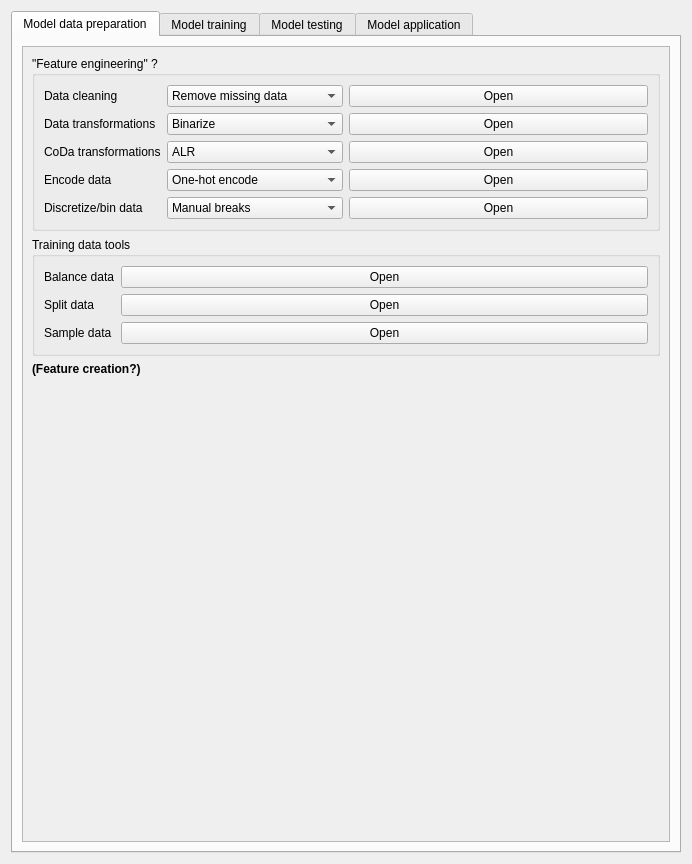
<?xml version="1.0" encoding="UTF-8"?>
<ui version="4.0">
 <class>Form</class>
 <widget class="QWidget" name="Form">
  <property name="geometry">
   <rect>
    <x>0</x>
    <y>0</y>
    <width>692</width>
    <height>864</height>
   </rect>
  </property>
  <property name="windowTitle">
   <string>Form</string>
  </property>
  <layout class="QVBoxLayout" name="verticalLayout_23">
   <item>
    <widget class="QTabWidget" name="modeling_tabs">
     <property name="currentIndex">
      <number>0</number>
     </property>
     <widget class="QWidget" name="data_preparation_tab">
      <attribute name="title">
       <string>Model data preparation</string>
      </attribute>
      <layout class="QVBoxLayout" name="verticalLayout_16">
       <item>
        <widget class="QScrollArea" name="scrollArea_3">
         <property name="widgetResizable">
          <bool>true</bool>
         </property>
         <widget class="QWidget" name="scrollAreaWidgetContents_3">
          <property name="geometry">
           <rect>
            <x>0</x>
            <y>0</y>
            <width>650</width>
            <height>795</height>
           </rect>
          </property>
          <layout class="QVBoxLayout" name="verticalLayout_11">
           <item>
            <widget class="QGroupBox" name="groupBox">
             <property name="title">
              <string>&quot;Feature engineering&quot; ?</string>
             </property>
             <layout class="QVBoxLayout" name="verticalLayout_9">
              <item>
               <layout class="QHBoxLayout" name="horizontalLayout_2">
                <item>
                 <layout class="QFormLayout" name="formLayout">
                  <item row="1" column="0">
                   <widget class="QLabel" name="data_transformations_label">
                    <property name="text">
                     <string>Data transformations</string>
                    </property>
                   </widget>
                  </item>
                  <item row="1" column="1">
                   <widget class="QComboBox" name="binarize_mode">
                    <item>
                     <property name="text">
                      <string>Binarize</string>
                     </property>
                    </item>
                    <item>
                     <property name="text">
                      <string>Clip</string>
                     </property>
                    </item>
                    <item>
                     <property name="text">
                      <string>Normalize</string>
                     </property>
                    </item>
                    <item>
                     <property name="text">
                      <string>Z-score normalize</string>
                     </property>
                    </item>
                    <item>
                     <property name="text">
                      <string>Min-max scale</string>
                     </property>
                    </item>
                    <item>
                     <property name="text">
                      <string>Winsorize</string>
                     </property>
                    </item>
                    <item>
                     <property name="text">
                      <string>Sigmoid transform</string>
                     </property>
                    </item>
                    <item>
                     <property name="text">
                      <string>Logarithmic transform</string>
                     </property>
                    </item>
                   </widget>
                  </item>
                  <item row="2" column="0">
                   <widget class="QLabel" name="coda_transformations_label">
                    <property name="text">
                     <string>CoDa transformations</string>
                    </property>
                   </widget>
                  </item>
                  <item row="2" column="1">
                   <widget class="QComboBox" name="coda_mode">
                    <item>
                     <property name="text">
                      <string>ALR</string>
                     </property>
                    </item>
                    <item>
                     <property name="text">
                      <string>Inverse ALR</string>
                     </property>
                    </item>
                    <item>
                     <property name="text">
                      <string>CLR</string>
                     </property>
                    </item>
                    <item>
                     <property name="text">
                      <string>Inverse CLR</string>
                     </property>
                    </item>
                    <item>
                     <property name="text">
                      <string>Single ILR</string>
                     </property>
                    </item>
                    <item>
                     <property name="text">
                      <string>Pairwise logratio</string>
                     </property>
                    </item>
                    <item>
                     <property name="text">
                      <string>Single PLR</string>
                     </property>
                    </item>
                    <item>
                     <property name="text">
                      <string>PLR</string>
                     </property>
                    </item>
                   </widget>
                  </item>
                  <item row="3" column="0">
                   <widget class="QLabel" name="encode_data_label">
                    <property name="text">
                     <string>Encode data</string>
                    </property>
                   </widget>
                  </item>
                  <item row="3" column="1">
                   <widget class="QComboBox" name="encode_mode">
                    <item>
                     <property name="text">
                      <string>One-hot encode</string>
                     </property>
                    </item>
                    <item>
                     <property name="text">
                      <string>Encode labels</string>
                     </property>
                    </item>
                   </widget>
                  </item>
                  <item row="0" column="0">
                   <widget class="QLabel" name="data_cleaning_label">
                    <property name="text">
                     <string>Data cleaning</string>
                    </property>
                   </widget>
                  </item>
                  <item row="0" column="1">
                   <widget class="QComboBox" name="data_cleaning_mode">
                    <item>
                     <property name="text">
                      <string>Remove missing data</string>
                     </property>
                    </item>
                    <item>
                     <property name="text">
                      <string>Impute missing data</string>
                     </property>
                    </item>
                    <item>
                     <property name="text">
                      <string>Harmonize nodata</string>
                     </property>
                    </item>
                   </widget>
                  </item>
                  <item row="4" column="0">
                   <widget class="QLabel" name="discretize_label">
                    <property name="text">
                     <string>Discretize/bin data</string>
                    </property>
                   </widget>
                  </item>
                  <item row="4" column="1">
                   <widget class="QComboBox" name="discretize_mode">
                    <item>
                     <property name="text">
                      <string>Manual breaks</string>
                     </property>
                    </item>
                    <item>
                     <property name="text">
                      <string>Defined intervals</string>
                     </property>
                    </item>
                    <item>
                     <property name="text">
                      <string>Equal intervals</string>
                     </property>
                    </item>
                    <item>
                     <property name="text">
                      <string>Quantiles</string>
                     </property>
                    </item>
                    <item>
                     <property name="text">
                      <string>Natural breaks</string>
                     </property>
                    </item>
                    <item>
                     <property name="text">
                      <string>Geometric intervals</string>
                     </property>
                    </item>
                    <item>
                     <property name="text">
                      <string>Standard deviation</string>
                     </property>
                    </item>
                   </widget>
                  </item>
                 </layout>
                </item>
                <item>
                 <layout class="QVBoxLayout" name="verticalLayout_4">
                  <item>
                   <widget class="QPushButton" name="data_cleaning_btn">
                    <property name="text">
                     <string>Open</string>
                    </property>
                   </widget>
                  </item>
                  <item>
                   <widget class="QPushButton" name="data_transformations_btn">
                    <property name="text">
                     <string>Open</string>
                    </property>
                   </widget>
                  </item>
                  <item>
                   <widget class="QPushButton" name="coda_transformations_btn">
                    <property name="text">
                     <string>Open</string>
                    </property>
                   </widget>
                  </item>
                  <item>
                   <widget class="QPushButton" name="encode_data_btn">
                    <property name="text">
                     <string>Open</string>
                    </property>
                   </widget>
                  </item>
                  <item>
                   <widget class="QPushButton" name="discretize_data_btn">
                    <property name="text">
                     <string>Open</string>
                    </property>
                   </widget>
                  </item>
                 </layout>
                </item>
               </layout>
              </item>
             </layout>
            </widget>
           </item>
           <item>
            <widget class="QGroupBox" name="groupBox_2">
             <property name="title">
              <string>Training data tools</string>
             </property>
             <layout class="QVBoxLayout" name="verticalLayout_10">
              <item>
               <layout class="QFormLayout" name="formLayout_2">
                <item row="0" column="0">
                 <widget class="QLabel" name="label_5">
                  <property name="text">
                   <string>Balance data</string>
                  </property>
                 </widget>
                </item>
                <item row="0" column="1">
                 <widget class="QPushButton" name="balance_data_btn">
                  <property name="text">
                   <string>Open</string>
                  </property>
                 </widget>
                </item>
                <item row="1" column="0">
                 <widget class="QLabel" name="label_6">
                  <property name="text">
                   <string>Split data</string>
                  </property>
                 </widget>
                </item>
                <item row="1" column="1">
                 <widget class="QPushButton" name="split_data_btn">
                  <property name="text">
                   <string>Open</string>
                  </property>
                 </widget>
                </item>
                <item row="2" column="0">
                 <widget class="QLabel" name="label_7">
                  <property name="text">
                   <string>Sample data</string>
                  </property>
                 </widget>
                </item>
                <item row="2" column="1">
                 <widget class="QPushButton" name="sample_data_btn">
                  <property name="text">
                   <string>Open</string>
                  </property>
                 </widget>
                </item>
               </layout>
              </item>
             </layout>
            </widget>
           </item>
           <item>
            <widget class="QLabel" name="feature_creation_label">
             <property name="font">
              <font>
               <weight>75</weight>
               <bold>true</bold>
              </font>
             </property>
             <property name="text">
              <string>(Feature creation?)</string>
             </property>
            </widget>
           </item>
           <item>
            <spacer name="verticalSpacer">
             <property name="orientation">
              <enum>Qt::Vertical</enum>
             </property>
             <property name="sizeHint" stdset="0">
              <size>
               <width>20</width>
               <height>288</height>
              </size>
             </property>
            </spacer>
           </item>
          </layout>
         </widget>
        </widget>
       </item>
      </layout>
     </widget>
     <widget class="QWidget" name="training_tab">
      <attribute name="title">
       <string>Model training</string>
      </attribute>
      <layout class="QVBoxLayout" name="verticalLayout_2">
       <item>
        <widget class="QScrollArea" name="scrollArea">
         <property name="widgetResizable">
          <bool>true</bool>
         </property>
         <widget class="QWidget" name="scrollAreaWidgetContents">
          <property name="geometry">
           <rect>
            <x>0</x>
            <y>0</y>
            <width>650</width>
            <height>795</height>
           </rect>
          </property>
          <layout class="QVBoxLayout" name="verticalLayout">
           <item>
            <layout class="QFormLayout" name="formLayout_5">
             <item row="0" column="0">
              <widget class="QLabel" name="model_name_label">
               <property name="text">
                <string>Model name</string>
               </property>
              </widget>
             </item>
             <item row="0" column="1">
              <widget class="QLineEdit" name="train_model_name"/>
             </item>
             <item row="1" column="0">
              <widget class="QLabel" name="label_20">
               <property name="font">
                <font>
                 <weight>50</weight>
                 <bold>false</bold>
                </font>
               </property>
               <property name="text">
                <string>Model save path</string>
               </property>
               <property name="alignment">
                <set>Qt::AlignBottom|Qt::AlignLeading|Qt::AlignLeft</set>
               </property>
              </widget>
             </item>
             <item row="1" column="1">
              <widget class="QgsFileWidget" name="train_model_save_path">
               <property name="storageMode">
                <enum>QgsFileWidget::SaveFile</enum>
               </property>
              </widget>
             </item>
            </layout>
           </item>
           <item>
            <widget class="QGroupBox" name="train_evidence_data_box">
             <property name="sizePolicy">
              <sizepolicy hsizetype="Preferred" vsizetype="Maximum">
               <horstretch>0</horstretch>
               <verstretch>0</verstretch>
              </sizepolicy>
             </property>
             <property name="title">
              <string>Evidence data</string>
             </property>
             <layout class="QVBoxLayout" name="verticalLayout_3">
              <item>
               <layout class="QVBoxLayout" name="train_evidence_data_layout"/>
              </item>
             </layout>
            </widget>
           </item>
           <item>
            <widget class="QGroupBox" name="train_label_data_box">
             <property name="title">
              <string>Labels</string>
             </property>
             <layout class="QVBoxLayout" name="verticalLayout_21">
              <item>
               <widget class="QgsMapLayerComboBox" name="train_label_data"/>
              </item>
             </layout>
            </widget>
           </item>
           <item>
            <widget class="QGroupBox" name="train_parameter_box">
             <property name="title">
              <string>Model parameters</string>
             </property>
             <layout class="QFormLayout" name="formLayout_4"/>
            </widget>
           </item>
           <item>
            <widget class="QGroupBox" name="train_validation_box">
             <property name="title">
              <string>Validation settings</string>
             </property>
             <layout class="QFormLayout" name="formLayout_3">
              <item row="0" column="0">
               <widget class="QLabel" name="validation_method_label">
                <property name="text">
                 <string>Validation method</string>
                </property>
               </widget>
              </item>
              <item row="0" column="1">
               <widget class="QComboBox" name="validation_method">
                <item>
                 <property name="text">
                  <string>Split</string>
                 </property>
                </item>
                <item>
                 <property name="text">
                  <string>K-fold CV</string>
                 </property>
                </item>
                <item>
                 <property name="text">
                  <string>Stratified k-fold CV</string>
                 </property>
                </item>
                <item>
                 <property name="text">
                  <string>Leave-one-out CV</string>
                 </property>
                </item>
                <item>
                 <property name="text">
                  <string>None</string>
                 </property>
                </item>
               </widget>
              </item>
              <item row="1" column="0">
               <widget class="QLabel" name="split_size_label">
                <property name="text">
                 <string>Split size (validation)</string>
                </property>
               </widget>
              </item>
              <item row="2" column="0">
               <widget class="QLabel" name="cv_folds_label">
                <property name="text">
                 <string>Cross-validation folds</string>
                </property>
               </widget>
              </item>
              <item row="2" column="1">
               <widget class="QgsSpinBox" name="cv_folds">
                <property name="enabled">
                 <bool>false</bool>
                </property>
                <property name="minimum">
                 <number>2</number>
                </property>
                <property name="value">
                 <number>5</number>
                </property>
               </widget>
              </item>
              <item row="3" column="0">
               <widget class="QLabel" name="validation_metric_label">
                <property name="text">
                 <string>Metric</string>
                </property>
               </widget>
              </item>
              <item row="3" column="1">
               <widget class="QComboBox" name="validation_metric"/>
              </item>
              <item row="1" column="1">
               <widget class="QgsSpinBox" name="split_size">
                <property name="suffix">
                 <string>%</string>
                </property>
                <property name="minimum">
                 <number>1</number>
                </property>
                <property name="maximum">
                 <number>99</number>
                </property>
                <property name="value">
                 <number>20</number>
                </property>
               </widget>
              </item>
             </layout>
            </widget>
           </item>
           <item>
            <layout class="QHBoxLayout" name="reset_start_layout">
             <item>
              <widget class="QPushButton" name="train_reset_btn">
               <property name="text">
                <string>Reset</string>
               </property>
              </widget>
             </item>
             <item>
              <spacer name="horizontalSpacer">
               <property name="orientation">
                <enum>Qt::Horizontal</enum>
               </property>
               <property name="sizeHint" stdset="0">
                <size>
                 <width>40</width>
                 <height>20</height>
                </size>
               </property>
              </spacer>
             </item>
             <item>
              <widget class="QPushButton" name="train_dummy_btn">
               <property name="text">
                <string>Train dummy model</string>
               </property>
              </widget>
             </item>
             <item>
              <widget class="QPushButton" name="start_training_btn">
               <property name="text">
                <string>Start training</string>
               </property>
              </widget>
             </item>
            </layout>
           </item>
           <item>
            <widget class="QTabWidget" name="model_output_tab">
             <property name="minimumSize">
              <size>
               <width>0</width>
               <height>300</height>
              </size>
             </property>
             <property name="currentIndex">
              <number>0</number>
             </property>
             <widget class="QWidget" name="log_tab">
              <attribute name="title">
               <string>Training log</string>
              </attribute>
              <layout class="QVBoxLayout" name="verticalLayout_17">
               <item>
                <layout class="QVBoxLayout" name="verticalLayout_18">
                 <item>
                  <widget class="QTextEdit" name="training_log">
                   <property name="autoFormatting">
                    <set>QTextEdit::AutoNone</set>
                   </property>
                   <property name="readOnly">
                    <bool>true</bool>
                   </property>
                   <property name="html">
                    <string>&lt;!DOCTYPE HTML PUBLIC &quot;-//W3C//DTD HTML 4.0//EN&quot; &quot;http://www.w3.org/TR/REC-html40/strict.dtd&quot;&gt;
&lt;html&gt;&lt;head&gt;&lt;meta name=&quot;qrichtext&quot; content=&quot;1&quot; /&gt;&lt;style type=&quot;text/css&quot;&gt;
p, li { white-space: pre-wrap; }
&lt;/style&gt;&lt;/head&gt;&lt;body style=&quot; font-family:'Ubuntu'; font-size:11pt; font-weight:400; font-style:normal;&quot;&gt;
&lt;p style=&quot;-qt-paragraph-type:empty; margin-top:0px; margin-bottom:0px; margin-left:0px; margin-right:0px; -qt-block-indent:0; text-indent:0px;&quot;&gt;&lt;br /&gt;&lt;/p&gt;&lt;/body&gt;&lt;/html&gt;</string>
                   </property>
                  </widget>
                 </item>
                 <item>
                  <layout class="QHBoxLayout" name="progress_layout">
                   <item>
                    <widget class="QLabel" name="training_progress_label">
                     <property name="text">
                      <string>Progress</string>
                     </property>
                    </widget>
                   </item>
                   <item>
                    <widget class="QProgressBar" name="training_progress_bar">
                     <property name="value">
                      <number>0</number>
                     </property>
                    </widget>
                   </item>
                  </layout>
                 </item>
                </layout>
               </item>
              </layout>
             </widget>
             <widget class="QWidget" name="results_tab">
              <attribute name="title">
               <string>Training score</string>
              </attribute>
              <layout class="QVBoxLayout" name="verticalLayout_19">
               <item>
                <widget class="QTableWidget" name="results_table">
                 <property name="alternatingRowColors">
                  <bool>true</bool>
                 </property>
                </widget>
               </item>
              </layout>
             </widget>
            </widget>
           </item>
          </layout>
         </widget>
        </widget>
       </item>
      </layout>
     </widget>
     <widget class="QWidget" name="testing_tab">
      <attribute name="title">
       <string>Model testing</string>
      </attribute>
      <layout class="QVBoxLayout" name="verticalLayout_6">
       <item>
        <widget class="QScrollArea" name="testing_tab_scroll_area">
         <property name="widgetResizable">
          <bool>true</bool>
         </property>
         <widget class="QWidget" name="scrollAreaWidgetContents_4">
          <property name="geometry">
           <rect>
            <x>0</x>
            <y>0</y>
            <width>650</width>
            <height>795</height>
           </rect>
          </property>
          <layout class="QVBoxLayout" name="verticalLayout_8">
           <item>
            <layout class="QFormLayout" name="test_model_info_layout">
             <item row="1" column="0">
              <widget class="QLabel" name="test_run_name_label">
               <property name="text">
                <string>Test run name</string>
               </property>
              </widget>
             </item>
             <item row="1" column="1">
              <widget class="QLineEdit" name="test_model_run_name_input"/>
             </item>
             <item row="0" column="0">
              <widget class="QLabel" name="test_model_selection_label">
               <property name="text">
                <string>Model</string>
               </property>
              </widget>
             </item>
             <item row="0" column="1">
              <widget class="QComboBox" name="test_model_selection"/>
             </item>
            </layout>
           </item>
           <item>
            <widget class="QGroupBox" name="test_evidence_data_box">
             <property name="sizePolicy">
              <sizepolicy hsizetype="Preferred" vsizetype="Maximum">
               <horstretch>0</horstretch>
               <verstretch>0</verstretch>
              </sizepolicy>
             </property>
             <property name="title">
              <string>Evidence data</string>
             </property>
             <layout class="QVBoxLayout" name="verticalLayout_13">
              <item>
               <layout class="QVBoxLayout" name="test_evidence_data_layout"/>
              </item>
             </layout>
            </widget>
           </item>
           <item>
            <widget class="QGroupBox" name="test_label_data_box">
             <property name="sizePolicy">
              <sizepolicy hsizetype="Preferred" vsizetype="Maximum">
               <horstretch>0</horstretch>
               <verstretch>0</verstretch>
              </sizepolicy>
             </property>
             <property name="title">
              <string>Labels</string>
             </property>
             <layout class="QVBoxLayout" name="verticalLayout_12">
              <item>
               <widget class="QgsMapLayerComboBox" name="test_label_data"/>
              </item>
             </layout>
            </widget>
           </item>
           <item>
            <widget class="QGroupBox" name="metrics_box">
             <property name="title">
              <string>Metrics</string>
             </property>
             <layout class="QVBoxLayout" name="verticalLayout_7">
              <item>
               <widget class="QStackedWidget" name="metrics_stacked_widget">
                <property name="currentIndex">
                 <number>1</number>
                </property>
                <widget class="QWidget" name="classification_metrics_page">
                 <layout class="QVBoxLayout" name="verticalLayout_5">
                  <item>
                   <widget class="QCheckBox" name="accuracy_checkbox">
                    <property name="text">
                     <string>Accuracy</string>
                    </property>
                   </widget>
                  </item>
                  <item>
                   <widget class="QCheckBox" name="precision_checkbox">
                    <property name="text">
                     <string>Precision</string>
                    </property>
                   </widget>
                  </item>
                  <item>
                   <widget class="QCheckBox" name="recall_checkbox">
                    <property name="text">
                     <string>Recall</string>
                    </property>
                   </widget>
                  </item>
                  <item>
                   <widget class="QCheckBox" name="f1_checkbox">
                    <property name="text">
                     <string>F1</string>
                    </property>
                   </widget>
                  </item>
                  <item>
                   <widget class="QCheckBox" name="auc_checkbox">
                    <property name="text">
                     <string>AUC</string>
                    </property>
                   </widget>
                  </item>
                 </layout>
                </widget>
                <widget class="QWidget" name="regression_metrics_page">
                 <layout class="QVBoxLayout" name="verticalLayout_22">
                  <item>
                   <widget class="QCheckBox" name="mse_checkbox">
                    <property name="text">
                     <string>MSE</string>
                    </property>
                   </widget>
                  </item>
                  <item>
                   <widget class="QCheckBox" name="rmse_checkbox">
                    <property name="text">
                     <string>RMSE</string>
                    </property>
                   </widget>
                  </item>
                  <item>
                   <widget class="QCheckBox" name="mae_checkbox">
                    <property name="text">
                     <string>MAE</string>
                    </property>
                   </widget>
                  </item>
                  <item>
                   <widget class="QCheckBox" name="r2_checkbox">
                    <property name="text">
                     <string>R2</string>
                    </property>
                   </widget>
                  </item>
                 </layout>
                </widget>
               </widget>
              </item>
             </layout>
            </widget>
           </item>
           <item>
            <spacer name="verticalSpacer_5">
             <property name="orientation">
              <enum>Qt::Vertical</enum>
             </property>
             <property name="sizeHint" stdset="0">
              <size>
               <width>20</width>
               <height>40</height>
              </size>
             </property>
            </spacer>
           </item>
           <item>
            <layout class="QHBoxLayout" name="reset_run_layout">
             <item>
              <widget class="QPushButton" name="test_reset_btn">
               <property name="text">
                <string>Reset</string>
               </property>
              </widget>
             </item>
             <item>
              <spacer name="horizontalSpacer_3">
               <property name="orientation">
                <enum>Qt::Horizontal</enum>
               </property>
               <property name="sizeHint" stdset="0">
                <size>
                 <width>40</width>
                 <height>20</height>
                </size>
               </property>
              </spacer>
             </item>
             <item>
              <widget class="QPushButton" name="test_run_btn">
               <property name="text">
                <string>Run</string>
               </property>
              </widget>
             </item>
            </layout>
           </item>
           <item>
            <layout class="QHBoxLayout" name="horizontalLayout_12">
             <item>
              <widget class="QLabel" name="label_17">
               <property name="text">
                <string>Progress</string>
               </property>
              </widget>
             </item>
             <item>
              <widget class="QProgressBar" name="training_progress_bar_3">
               <property name="value">
                <number>0</number>
               </property>
              </widget>
             </item>
            </layout>
           </item>
          </layout>
         </widget>
        </widget>
       </item>
      </layout>
     </widget>
     <widget class="QWidget" name="application_tab">
      <attribute name="title">
       <string>Model application</string>
      </attribute>
      <layout class="QVBoxLayout" name="verticalLayout_15">
       <item>
        <widget class="QScrollArea" name="scrollArea_2">
         <property name="widgetResizable">
          <bool>true</bool>
         </property>
         <widget class="QWidget" name="scrollAreaWidgetContents_2">
          <property name="geometry">
           <rect>
            <x>0</x>
            <y>0</y>
            <width>650</width>
            <height>795</height>
           </rect>
          </property>
          <layout class="QVBoxLayout" name="verticalLayout_20">
           <item>
            <layout class="QFormLayout" name="model_application_info_layout">
             <item row="1" column="0">
              <widget class="QLabel" name="application_run_name_label">
               <property name="text">
                <string>Application run name</string>
               </property>
              </widget>
             </item>
             <item row="1" column="1">
              <widget class="QLineEdit" name="application_run_name_input"/>
             </item>
             <item row="0" column="0">
              <widget class="QLabel" name="application_model_selection_label">
               <property name="text">
                <string>Model</string>
               </property>
              </widget>
             </item>
             <item row="0" column="1">
              <widget class="QComboBox" name="application_model_selection"/>
             </item>
            </layout>
           </item>
           <item>
            <widget class="QGroupBox" name="application_evidence_data_box">
             <property name="sizePolicy">
              <sizepolicy hsizetype="Preferred" vsizetype="Maximum">
               <horstretch>0</horstretch>
               <verstretch>0</verstretch>
              </sizepolicy>
             </property>
             <property name="title">
              <string>Evidence data</string>
             </property>
             <layout class="QVBoxLayout" name="verticalLayout_14">
              <item>
               <layout class="QVBoxLayout" name="application_evidence_data_layout"/>
              </item>
             </layout>
            </widget>
           </item>
           <item>
            <spacer name="verticalSpacer_3">
             <property name="orientation">
              <enum>Qt::Vertical</enum>
             </property>
             <property name="sizeHint" stdset="0">
              <size>
               <width>20</width>
               <height>40</height>
              </size>
             </property>
            </spacer>
           </item>
           <item>
            <layout class="QHBoxLayout" name="horizontalLayout_3">
             <item>
              <widget class="QPushButton" name="application_reset_btn">
               <property name="text">
                <string>Reset</string>
               </property>
              </widget>
             </item>
             <item>
              <spacer name="horizontalSpacer_2">
               <property name="orientation">
                <enum>Qt::Horizontal</enum>
               </property>
               <property name="sizeHint" stdset="0">
                <size>
                 <width>40</width>
                 <height>20</height>
                </size>
               </property>
              </spacer>
             </item>
             <item>
              <widget class="QPushButton" name="application_run_btn">
               <property name="text">
                <string>Run</string>
               </property>
              </widget>
             </item>
            </layout>
           </item>
           <item>
            <layout class="QHBoxLayout" name="horizontalLayout_7">
             <item>
              <widget class="QLabel" name="label_16">
               <property name="text">
                <string>Progress</string>
               </property>
              </widget>
             </item>
             <item>
              <widget class="QProgressBar" name="training_progress_bar_2">
               <property name="value">
                <number>0</number>
               </property>
              </widget>
             </item>
            </layout>
           </item>
          </layout>
         </widget>
        </widget>
       </item>
      </layout>
     </widget>
    </widget>
   </item>
  </layout>
 </widget>
 <customwidgets>
  <customwidget>
   <class>QgsFileWidget</class>
   <extends>QWidget</extends>
   <header>qgsfilewidget.h</header>
   <container>1</container>
  </customwidget>
  <customwidget>
   <class>QgsMapLayerComboBox</class>
   <extends>QComboBox</extends>
   <header>qgsmaplayercombobox.h</header>
  </customwidget>
  <customwidget>
   <class>QgsSpinBox</class>
   <extends>QSpinBox</extends>
   <header>qgsspinbox.h</header>
  </customwidget>
 </customwidgets>
 <resources/>
 <connections/>
</ui>
